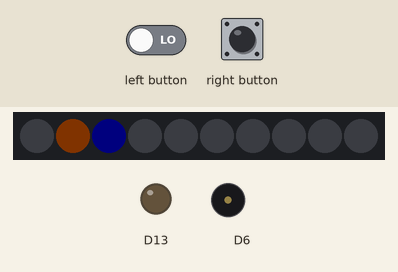
Recording of a sketch running on a simulated Adafruit Circuit Playground Express. Parts: 10 RGB LEDs in strip order, left to right, output pins drawn as LEDs (lit = HIGH), buzzer (waves = sounding). The inputs (shaded band) are chosen by the test bench. Dim RGB values are drawn brighter than linear; random numbers use the default seed unless the sketch sets one.

Above: at 2.9 s.
3.0 s: right button pressed for 3.2 s
At 6.65 s:
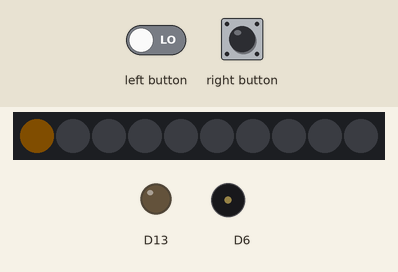
6.8 s: right button pressed for 0.15 s
At 7.4 s:
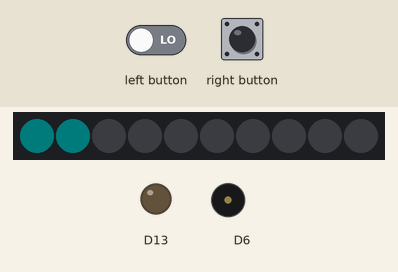
9.9 s: left button driven HIGH and right button driven HIGH
At 12.6 s:
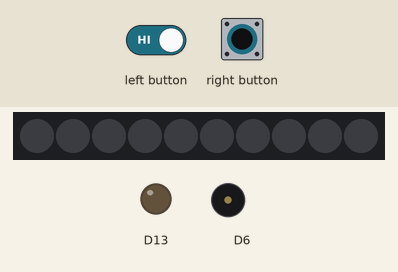
12.9 s: left button driven LOW and right button driven LOW
At 14.64 s:
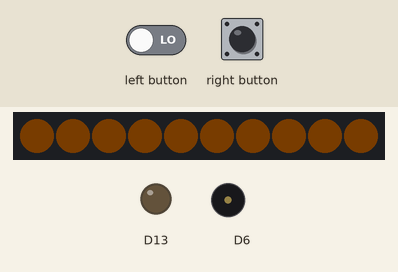
15.9 s: left button set HIGH
17.4 s: left button set LOW
At 18.41 s:
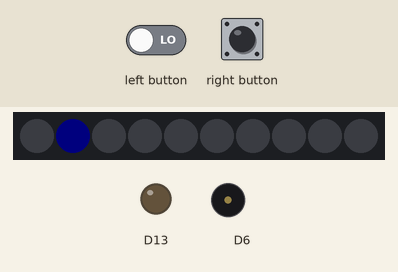
Timing chart, 0 to 20.7 s (numbered marks = the images above; inputs shaded):
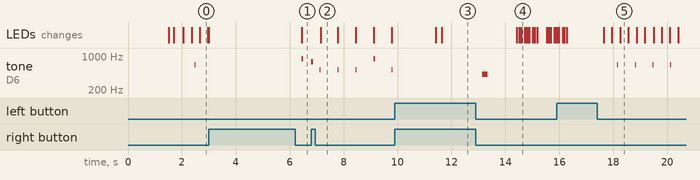

The sketch:

CP_MiniGames_4.ino
```cpp
/*
  CP_MiniGames_4 - Rhythm and Sound pack for Circuit Playground Express/Bluefruit

  Boot picker:
    A held      -> Tone Memory
    B held      -> Sound Meter
    No buttons  -> Beat Match

  From Beat Match idle, press B for Metronome Toy.
  In any mode, hold A+B for about 1.5 seconds to reset/exit that mode.
*/

#include <Adafruit_CircuitPlayground.h>
#include <Arduino.h>

static const uint8_t BRIGHTNESS = 45;
static const uint16_t LAUNCHER_WINDOW_MS = 1500;
static const uint16_t AB_RESET_MS = 1500;

enum Game { G_BEAT, G_MEMORY, G_METER };
static Game SELECTED = G_BEAT;

static inline void pixelsOff() {
  for (uint8_t i = 0; i < 10; i++) CircuitPlayground.setPixelColor(i, 0, 0, 0);
  CircuitPlayground.strip.show();
}

static inline void setPix(uint8_t i, uint8_t r, uint8_t g, uint8_t b) {
  CircuitPlayground.setPixelColor(i % 10, r, g, b);
}

static inline void solid(uint8_t r, uint8_t g, uint8_t b) {
  for (uint8_t i = 0; i < 10; i++) setPix(i, r, g, b);
  CircuitPlayground.strip.show();
}

static inline void toneHz(uint16_t f, uint16_t ms) {
  CircuitPlayground.playTone(f, ms);
}

static bool abResetHeld(uint16_t ms = AB_RESET_MS) {
  if (!(CircuitPlayground.leftButton() && CircuitPlayground.rightButton())) return false;
  unsigned long start = millis();
  while (CircuitPlayground.leftButton() && CircuitPlayground.rightButton()) {
    if (millis() - start >= ms) {
      for (uint8_t k = 0; k < 2; k++) { solid(18, 0, 18); delay(70); pixelsOff(); delay(70); }
      return true;
    }
    delay(10);
  }
  return false;
}

static void waitButtonsReleased(uint16_t ms = 250) {
  unsigned long end = millis() + ms;
  for (;;) {
    if (CircuitPlayground.leftButton() || CircuitPlayground.rightButton()) end = millis() + ms;
    if (millis() >= end) return;
    delay(10);
  }
}

static void wheel(uint8_t pos, uint8_t &r, uint8_t &g, uint8_t &b) {
  if (pos < 85) { r = pos * 3; g = 255 - pos * 3; b = 0; }
  else if (pos < 170) { pos -= 85; r = 255 - pos * 3; g = 0; b = pos * 3; }
  else { pos -= 170; r = 0; g = pos * 3; b = 255 - pos * 3; }
}

static void breathe(uint8_t rMax, uint8_t gMax, uint8_t bMax, uint8_t loops = 1) {
  for (uint8_t loop = 0; loop < loops; loop++) {
    for (uint8_t v = 0; v <= 24; v++) {
      solid((rMax * v) / 24, (gMax * v) / 24, (bMax * v) / 24);
      delay(18);
      if (abResetHeld()) return;
    }
    for (int8_t v = 24; v >= 0; v--) {
      solid((rMax * v) / 24, (gMax * v) / 24, (bMax * v) / 24);
      delay(18);
      if (abResetHeld()) return;
    }
  }
}

static int soundLevel() {
  return CircuitPlayground.soundSensor();
}

static Game splashAndPick(uint16_t windowMs = LAUNCHER_WINDOW_MS) {
  pixelsOff();
  unsigned long start = millis();
  uint8_t idx = 0;
  unsigned long nextStep = 0;
  Game pick = G_BEAT;

  while (millis() - start < windowMs) {
    bool a = CircuitPlayground.leftButton();
    bool b = CircuitPlayground.rightButton();

    if (!a && !b) {
      pixelsOff();
      setPix(4, 24, 14, 0);
      setPix(9, 24, 14, 0);
      setPix(0, 0, 25, 0);
      setPix(2, 0, 0, 28);
      CircuitPlayground.strip.show();
      delay(10);
      continue;
    }

    uint8_t r = 0, g = 0, bl = 0;
    if (a && !b) { g = 35; pick = G_MEMORY; }
    else if (b && !a) { bl = 40; pick = G_METER; }
    else { r = 25; bl = 25; }

    if (millis() >= nextStep) {
      pixelsOff();
      setPix(idx, r, g, bl);
      setPix(idx + 9, r / 5, g / 5, bl / 5);
      CircuitPlayground.strip.show();
      idx = (idx + 1) % 10;
      nextStep = millis() + 55;
    }
    delay(5);
  }
  pixelsOff();
  return pick;
}

static void runMetronomeForever() {
  waitButtonsReleased();
  uint16_t bpm = 90;
  uint8_t pattern = 0;
  uint8_t beat = 0;
  unsigned long nextBeat = 0;

  for (;;) {
    if (abResetHeld()) { pixelsOff(); return; }
    if (CircuitPlayground.leftButton()) {
      bpm += 15;
      if (bpm > 180) bpm = 60;
      toneHz(420 + bpm, 70);
      waitButtonsReleased(120);
    }
    if (CircuitPlayground.rightButton()) {
      pattern = (pattern + 1) % 3;
      toneHz(760, 70);
      waitButtonsReleased(120);
    }

    unsigned long now = millis();
    if (now >= nextBeat) {
      bool accent = (pattern == 0) ? true : ((pattern == 1) ? (beat == 0) : (beat == 0 || beat == 2));
      pixelsOff();
      for (uint8_t i = 0; i <= beat; i++) setPix(i, accent ? 30 : 0, accent ? 20 : 22, accent ? 0 : 22);
      CircuitPlayground.strip.show();
      toneHz(accent ? 880 : 520, accent ? 55 : 35);
      beat = (beat + 1) % 4;
      nextBeat = now + (60000UL / bpm);
    }
    delay(5);
  }
}

static void runBeatForever() {
  const uint16_t BPM = 92;
  const uint16_t BEAT_MS = 60000UL / BPM;
  waitButtonsReleased();

  for (;;) {
    unsigned long nextBeat = millis() + 500;
    uint8_t score = 0;
    uint8_t round = 0;
    bool prevA = false;

    while (round < 16) {
      if (abResetHeld()) break;
      if (CircuitPlayground.rightButton()) { runMetronomeForever(); waitButtonsReleased(); break; }

      unsigned long now = millis();
      int16_t diff = (int16_t)(now - nextBeat);
      uint8_t pos = round % 10;
      uint8_t chase = (uint8_t)(((long)(BEAT_MS - abs(diff)) * 9L) / BEAT_MS);
      if (abs(diff) > (int16_t)BEAT_MS) chase = 0;

      pixelsOff();
      setPix(pos, 28, 16, 0);
      setPix(chase, 0, 0, 24);
      CircuitPlayground.strip.show();

      bool a = CircuitPlayground.leftButton();
      if (a && !prevA) {
        uint16_t adiff = abs(diff);
        if (adiff <= 110) { score++; solid(0, 28, 0); toneHz(880, 45); }
        else { solid(35, 0, 0); toneHz(180, 70); }
        delay(55);
      }
      prevA = a;

      if (now >= nextBeat) {
        toneHz(660, 35);
        nextBeat += BEAT_MS;
        round++;
      }
      delay(5);
    }

    pixelsOff();
    for (uint8_t i = 0; i < score && i < 10; i++) setPix(i, 0, 30, 0);
    CircuitPlayground.strip.show();
    toneHz(420 + score * 25, 200);
    delay(900);

    while (!CircuitPlayground.leftButton() && !CircuitPlayground.rightButton()) {
      if (abResetHeld()) break;
      breathe(20, 12, 0, 1);
    }
    waitButtonsReleased();
  }
}

static void showMemoryPad(uint8_t p, uint16_t ms) {
  static const uint8_t pix[4] = {0, 2, 5, 7};
  static const uint8_t col[4][3] = {{35,0,0}, {0,30,0}, {0,0,35}, {28,18,0}};
  static const uint16_t freq[4] = {330, 440, 554, 659};
  pixelsOff();
  setPix(pix[p], col[p][0], col[p][1], col[p][2]);
  CircuitPlayground.strip.show();
  toneHz(freq[p], ms);
  delay(ms);
  pixelsOff();
  delay(110);
}

static uint8_t readMemoryInput() {
  for (;;) {
    if (abResetHeld()) return 255;
    if (CircuitPlayground.leftButton()) { waitButtonsReleased(80); return 0; }
    if (CircuitPlayground.rightButton()) { waitButtonsReleased(80); return 1; }
    if (CircuitPlayground.readCap(A1) > 250) { delay(120); return 2; }
    if (CircuitPlayground.readCap(A6) > 250) { delay(120); return 3; }
    delay(8);
  }
}

static void runToneMemoryForever() {
  uint8_t seq[24];
  uint8_t level = 1;
  randomSeed(millis() ^ soundLevel());

  for (;;) {
    for (uint8_t i = 0; i < 24; i++) seq[i] = random(4);
    bool lost = false;

    while (!lost && level <= 24) {
      for (uint8_t i = 0; i < level; i++) showMemoryPad(seq[i], 230);
      for (uint8_t i = 0; i < level; i++) {
        uint8_t got = readMemoryInput();
        if (got == 255) return;
        showMemoryPad(got, 90);
        if (got != seq[i]) { lost = true; break; }
      }
      if (!lost) {
        for (uint8_t i = 0; i < level && i < 10; i++) setPix(i, 0, 28, 0);
        CircuitPlayground.strip.show();
        toneHz(760, 120);
        delay(350);
        pixelsOff();
        level++;
      }
    }

    for (uint8_t k = 0; k < 3; k++) { solid(35, 0, 0); toneHz(160, 120); pixelsOff(); delay(90); }
    level = 1;
    waitButtonsReleased(400);
  }
}

static void runSoundMeterForever() {
  uint16_t base = 0;
  for (uint8_t i = 0; i < 20; i++) { base += soundLevel(); delay(12); }
  base /= 20;
  uint8_t palette = 0;

  for (;;) {
    if (abResetHeld()) { pixelsOff(); return; }
    if (CircuitPlayground.leftButton()) {
      base = soundLevel();
      toneHz(500, 80);
      waitButtonsReleased(120);
    }
    if (CircuitPlayground.rightButton()) {
      palette = (palette + 1) % 3;
      toneHz(720, 80);
      waitButtonsReleased(120);
    }

    int level = soundLevel() - (int)base;
    if (level < 0) level = 0;
    uint8_t leds = constrain(level / 12, 0, 10);
    pixelsOff();
    for (uint8_t i = 0; i < leds; i++) {
      uint8_t r = 0, g = 0, b = 0;
      if (palette == 0) { r = i > 7 ? 35 : 0; g = i > 4 ? 25 : 0; b = i <= 4 ? 30 : 0; }
      else if (palette == 1) { r = 28; g = i * 2; b = 0; }
      else wheel(i * 22, r, g, b);
      setPix(i, r, g, b);
    }
    CircuitPlayground.strip.show();
    delay(35);
  }
}

void setup() {
  CircuitPlayground.begin();
  CircuitPlayground.setBrightness(BRIGHTNESS);
  pixelsOff();
  Serial.begin(115200);
  SELECTED = splashAndPick();
  if (SELECTED == G_MEMORY) solid(0, 22, 0);
  else if (SELECTED == G_METER) solid(0, 0, 28);
  else solid(25, 14, 0);
  delay(180);
  pixelsOff();
}

void loop() {
  if (SELECTED == G_MEMORY) runToneMemoryForever();
  else if (SELECTED == G_METER) runSoundMeterForever();
  else runBeatForever();
}
```

Measured:
- after the input at 12.9 s, tone on D6: silent → 420 Hz after 0.25 s, → silent 0.20 s later; the LEDs: first change after 1.5 s (image 4 shows a later state)
- after the input at 17.4 s, tone on D6: alternates 660 Hz for 0.04 s and silent for 0.62 s, starting after 0.76 s; the LEDs: first change after 0.25 s (image 5 shows a later state)
- what the display in image 2 shows lasts 0.6 s, from 7.2 s to 7.8 s
